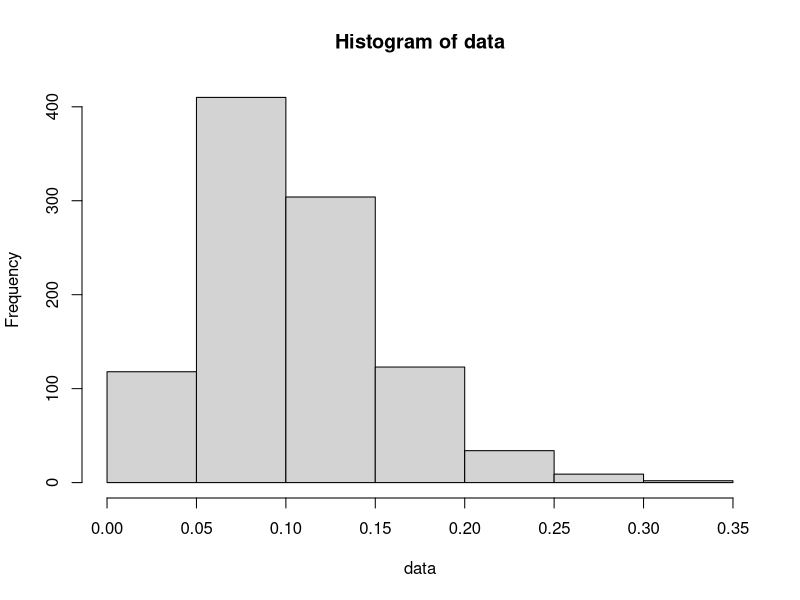
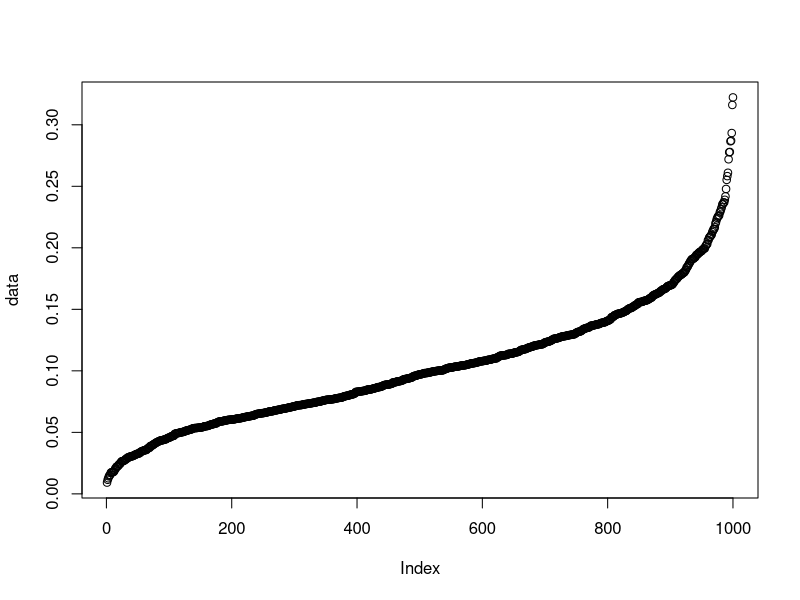

R code for these plots, in order:
## ---- chunk 1
library(tidyverse)

# set.seed(1)
## ---- chunk 2
beta_par <- function(mu, sigma) {
  mu <- max(mu, 1E-6)
  sigma <- max(sigma, 1E-6)
  a_b <- mu * (1 - mu) / sigma^2 - 1  # calc alpha + beta
  a_b <- max(a_b,1E-6)
  #a_b <- abs(a_b)
  a <- mu * a_b
  b <- (1 - mu) * a_b
  return(list(alpha = a, beta = b, a_b))
}
10E-4
beta_par(mu = 0.5, sigma = 0.1)
## ---- chunk 3
gen_rbeta <- function(n = n,
                      mu = mu, 
                      sigma = sigma
                      ) {
  par <- beta_par(mu = mu, sigma = sigma)
  data <- rbeta(n = 1000, 
                shape1 = par$alpha, 
                shape2 = par$beta)
  data <- sort(data)

  return(data)
}

data <- gen_rbeta(mu = 0.1, sigma = 0.05)
summary(data)
hist(data)
plot(data)
## ---- chunk 4

library(fitdistrplus)


fit <- fitdist(data, "beta", start = list(shape1 = 1, shape2 = 1))
